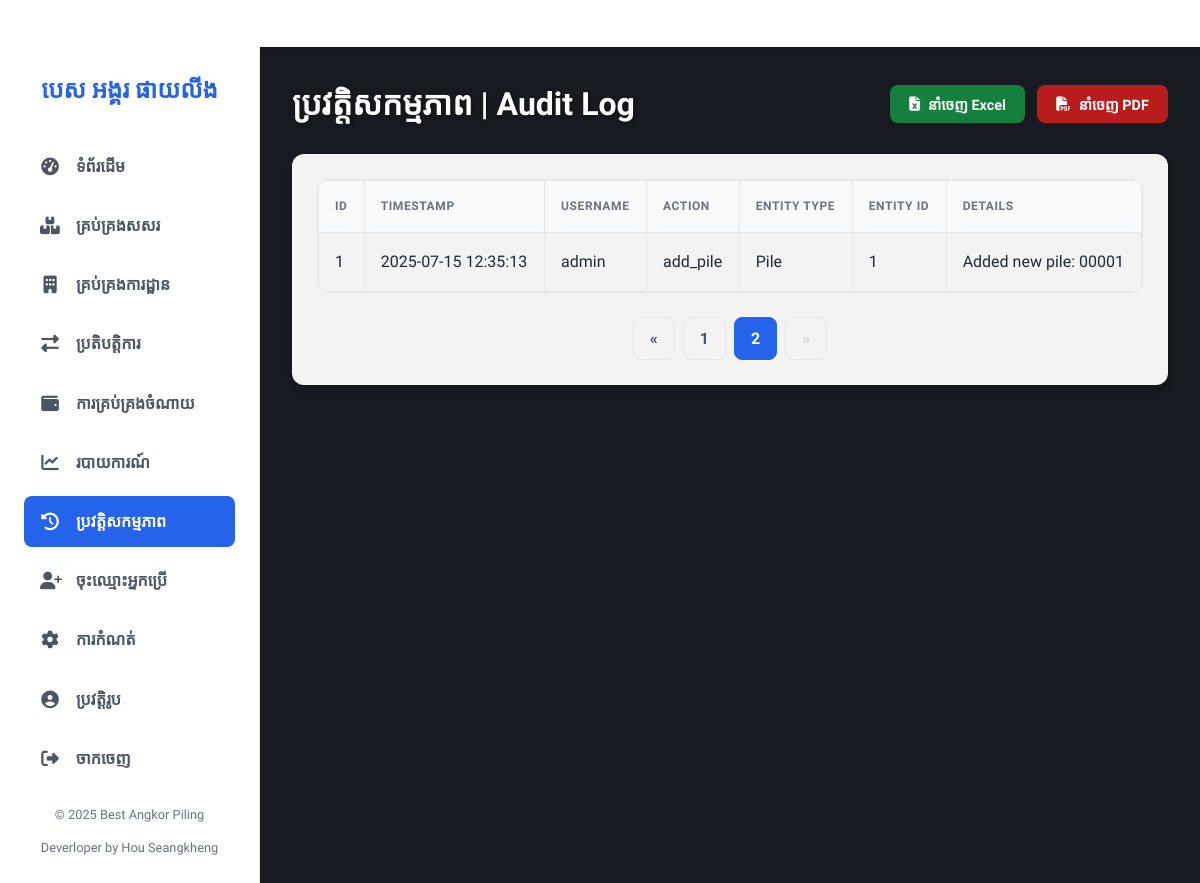
The page /audit_log?page=2 (signed in) on the database its author committed.
### app.py (models this page shows)
class AuditLog(db.Model):
    id = db.Column(db.Integer, primary_key=True)
    user_id = db.Column(db.Integer, db.ForeignKey('user.id'), nullable=True)
    username = db.Column(db.String(80), nullable=True)
    action = db.Column(db.String(100), nullable=False)
    entity_type = db.Column(db.String(100), nullable=True)
    entity_id = db.Column(db.Integer, nullable=True)
    details = db.Column(db.Text)
    timestamp = db.Column(db.DateTime, default=datetime.now)
    user = db.relationship('User', backref='audit_logs', lazy=True)

### app.py (the view)
@app.route('/audit_log')
@login_required
@role_required('admin')
def view_audit_log():
    page = request.args.get('page', 1, type=int)
    log_query = AuditLog.query.order_by(AuditLog.timestamp.desc())
    pagination = log_query.paginate(page=page, per_page=20, error_out=False)
    return render_template('audit_log.html', audit_logs=pagination.items, pagination=pagination)

### app.py (called while the page is built)
@login_manager.user_loader
def load_user(user_id): return User.query.get(int(user_id))

@app.context_processor
def inject_global_vars():
    low_stock_setting = Setting.query.filter_by(key='low_stock_threshold').first()
    background_image_setting = Setting.query.filter_by(key='background_image').first()
    return dict(
        current_year=datetime.now().year,
        low_stock_threshold=int(low_stock_setting.value) if low_stock_setting else 10,
        background_image_filename=background_image_setting.value if background_image_setting else None
    )

@app.before_request
def before_request(): g.db = db.session

def role_required(roles):
    if not isinstance(roles, list): roles = [roles]
    def decorator(f):
        @wraps(f)
        def decorated_function(*args, **kwargs):
            if not current_user.is_authenticated:
                flash("Please log in to access this page.", "info")
                return redirect(url_for('login', next=request.url))
            if current_user.role not in roles:
                flash("You do not have permission to access this page.", "error")
                return redirect(url_for('index'))
            return f(*args, **kwargs)
        return decorated_function
    return decorator

### templates/audit_log.html (shortened to what this page needs)
{% extends "base.html" %}
{% block content %}
<div class="page-header">
    <h1>ប្រវត្តិសកម្មភាព | Audit Log</h1>
    <div class="button-group">
        <button onclick="exportTableToExcel('audit-log-table', 'Audit_Log_Report')" class="btn btn-secondary" style="background-color: #15803d;"><i class="fas fa-file-excel"></i> នាំចេញ Excel</button>
        <button onclick="exportTableToPDF('audit-log-table', 'Audit Log Report')" class="btn btn-secondary" style="background-color: #b91c1c;"><i class="fas fa-file-pdf"></i> នាំចេញ PDF</button>
    </div>
</div>
<div class="card">
    <div class="table-wrapper">
        <table id="audit-log-table">
            <thead>
                <tr>
                    <th>ID</th>
                    <th>Timestamp</th>
                    <th>Username</th>
                    <th>Action</th>
                    <th>Entity Type</th>
                    <th>Entity ID</th>
                    <th>Details</th>
                </tr>
            </thead>
            <tbody>
                {% for log in audit_logs %}
                <tr>
                    <td>{{ log.id }}</td>
                    <td>{{ log.timestamp.strftime('%Y-%m-%d %H:%M:%S') }}</td>
                    <td>{{ log.username }}</td>
                    <td>{{ log.action }}</td>
                    <td>{{ log.entity_type or 'N/A' }}</td>
                    <td>{{ log.entity_id or 'N/A' }}</td>
                    <td style="white-space: pre-wrap; word-break: break-all;">{{ log.details or 'N/A' }}</td>
                </tr>
                {% else %}
                <tr>
                    <td colspan="7" style="text-align: center; padding: 2rem;">No audit log entries found.</td>
                </tr>
                {% endfor %}
            </tbody>
        </table>
    </div>
    <div class="pagination">
        {% if pagination.has_prev %}
            <a href="{{ url_for('view_audit_log', page=pagination.prev_num) }}" class="page-link">&laquo;</a>
        {% else %}
            <span class="page-link disabled">&laquo;</span>
        {% endif %}
        {% for page_num in pagination.iter_pages(left_edge=1, right_edge=1, left_current=2, right_current=2) %}
            {% if page_num %}
                <a href="{{ url_for('view_audit_log', page=page_num) }}" class="page-link {{ 'current' if pagination.page == page_num else '' }}">{{ page_num }}</a>
            {% else %}
                <span class="page-link">...</span>
            {% endif %}
        {% endfor %}
        {% if pagination.has_next %}
            <a href="{{ url_for('view_audit_log', page=pagination.next_num) }}" class="page-link">&raquo;</a>
        {% else %}
            <span class="page-link disabled">&raquo;</span>
        {% endif %}
    </div>
</div>
{% endblock %}

### templates/base.html (style rules this page uses)
:root { --primary-color: #2563eb; --primary-hover: #1d4ed8; --secondary-color: #4b5563; --danger-color: #dc2626; --success-color: #16a34a; --warning-color: #f59e0b; --bg-light: #f9fafb; --bg-white: #ffffff; --text-dark: #1f2937; --text-light: #6b7280; --border-color: #e5e7eb; --font-family-khmer: 'Kantumruy Pro', sans-serif; }
*, *::before, *::after { box-sizing: border-box; }
body { font-family: var(--font-family-khmer); margin: 0; background-color: #374151; background-image: linear-gradient(rgba(0, 0, 0, 0.6), rgba(0, 0, 0, 0.6)), url('http://googleusercontent.com/file_content/uploaded:photo_2024-02-26_17-40-20.jpg-c0d0d2cc-25cc-4ae5-b0d3-d988d48c25cb'); background-size: cover; background-position: center center; background-attachment: fixed; color: var(--text-dark); line-height: 1.6; -webkit-font-smoothing: antialiased; }
.page-header { display: flex; justify-content: space-between; align-items: center; margin-bottom: 1.5rem; flex-wrap: wrap; gap: 1rem; }
.page-header h1 { margin: 0; font-size: 2em; color: var(--bg-white); text-shadow: 1px 1px 3px rgba(0,0,0,0.4); }
.button-group { display: flex; gap: 0.75rem; }
.btn { padding: 0.6rem 1.2rem; border: none; border-radius: 0.5rem; cursor: pointer; font-family: var(--font-family-khmer); font-weight: 600; font-size: 0.9em; text-decoration: none; display: inline-flex; align-items: center; gap: 0.5rem; transition: all 0.2s; }
.btn-secondary { background-color: var(--secondary-color); color: white; }
.card { background-color: rgba(255, 255, 255, 0.95); backdrop-filter: blur(5px); padding: 1.5rem; border-radius: 0.75rem; box-shadow: 0 4px 6px rgba(0,0,0,0.1); margin-bottom: 1.5rem; border: 1px solid rgba(255, 255, 255, 0.2); }
.table-wrapper { overflow-x: auto; border: 1px solid var(--border-color); border-radius: 0.75rem; }
table { width: 100%; border-collapse: collapse; text-align: left; }
th, td { padding: 1rem; vertical-align: middle; border: 1px solid var(--border-color); }
th { background-color: var(--bg-light); font-weight: 600; text-transform: uppercase; font-size: 0.75em; letter-spacing: 0.05em; color: var(--text-light); position: sticky; top: 0; z-index: 1; }
tbody tr { transition: background-color 0.15s ease-in-out; }
.pagination { display: flex; justify-content: center; gap: 0.5rem; margin-top: 1.5rem; }
.pagination .page-link { padding: 0.5rem 1rem; border: 1px solid var(--border-color); border-radius: 0.5rem; text-decoration: none; color: var(--secondary-color); font-weight: 600; transition: all 0.2s; }
.pagination .page-link.current { background-color: var(--primary-color); color: white; border-color: var(--primary-color); }
.pagination .page-link.disabled { color: #d1d5db; pointer-events: none; }

### rows shown on the page
AuditLog: id "1", timestamp "2025-07-15 12:35:13", username "admin", action "add_pile", entity_type "Pile", entity "1", details "Added new pile: 00001"

### other values the page prints
{{ page_num }} "1" "2"
